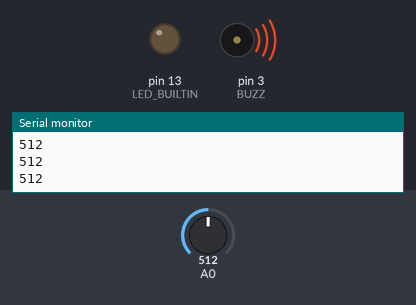
Bench run of a sketch on a simulated Arduino Uno, built with avr-gcc and run on an emulated ATmega328P. Parts: output pins drawn as LEDs (lit = HIGH), buzzer (waves = sounding), the last lines printed to the serial monitor. The inputs (shaded band) are chosen by the test bench; at power-on: A0 = 512.

Above: at 1.2 s.
1.3 s: A0 set to 490
At 2.8 s:
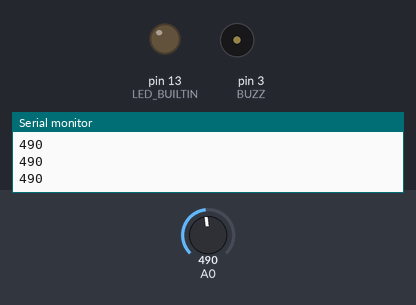
3.8 s: A0 set to 510
At 5.1 s:
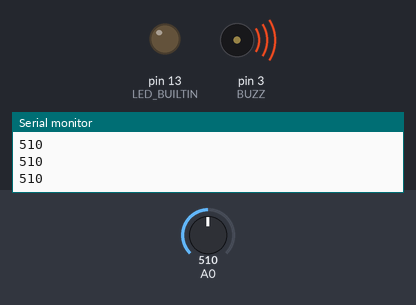
5.4 s: A0 set to 306
At 7.6 s:
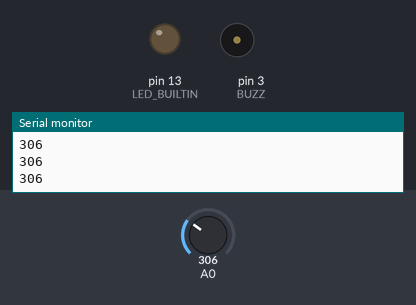
Timing chart, 0 to 9.1 s (numbered marks = the images above; inputs shaded):
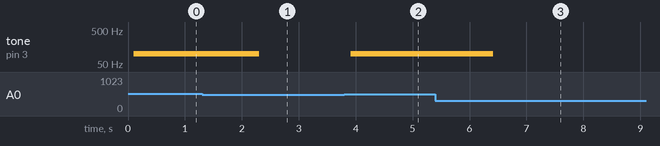

The sketch:

Task3.ino
```cpp
int LDR_value, BUZZ = 3;

/**
* setup - startups are here
*
*Returns nothing
*/
void setup()
{
  pinMode(LED_BUILTIN, OUTPUT);
  Serial.begin(9600);
}
/**
 * loop - continuously runs and main tasks happen here
 *
 * Returns nothing
 */
void loop()
{
	LDR_value = analogRead(A0);
  	Serial.println(LDR_value);
  	delay(100);
    if (LDR_value > 500)
  	tone(BUZZ, 100, 1000);
}
```

Measured:
- the behaviour switches between 501 and 500 on A0 (found by bisection; images 0 and 1)
- after the input at 1.3 s, tone on pin 3 (BUZZ): 100 Hz → silent after 1.0 s
- after the input at 3.8 s, tone on pin 3 (BUZZ): silent → 100 Hz after 0.11 s
- after the input at 5.4 s, tone on pin 3 (BUZZ): 100 Hz → silent after 1.0 s
